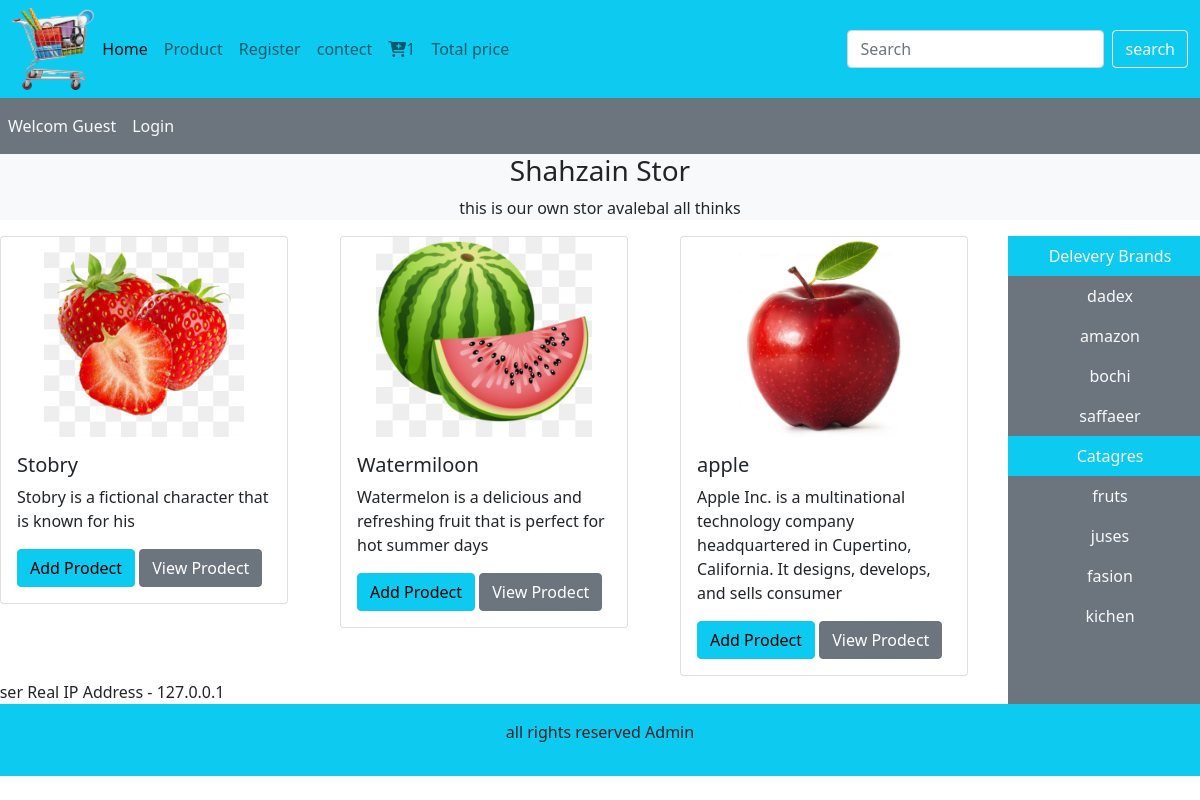
The page / on the database its author committed.
### tables this page shows
CREATE TABLE `insert_product` (
  `product_id` int(11) NOT NULL,
  `product_title` varchar(255) NOT NULL,
  `product_description` varchar(255) NOT NULL,
  `product_keyword` varchar(255) NOT NULL,
  `category_id` varchar(255) NOT NULL,
  `brand_id` varchar(255) NOT NULL,
  `product_image1` varchar(255) NOT NULL,
  `product_image2` varchar(255) NOT NULL,
  `product_image3` varchar(255) NOT NULL,
  `product_price` varchar(255) NOT NULL,
  `date` timestamp NOT NULL DEFAULT current_timestamp() ON UPDATE current_timestamp(),
  `status` varchar(255) NOT NULL
);

CREATE TABLE `brands` (
  `brand_id` int(11) NOT NULL,
  `brand_title` varchar(255) NOT NULL
);

CREATE TABLE `categories` (
  `category_id` int(11) NOT NULL,
  `category_title` varchar(255) NOT NULL
);

### function/common_function.php (the view, shortened to what this page needs)
<?php
include("./include/connect.php");
function getproduct(){
    global $con;
    if(!isset($_GET['category'])){
      if(!isset($_GET['brand'])){
    $select_query="select * from `insert_product` order by rand() LIMIT 0,3";
    $Result_query=mysqli_query($con,$select_query);
     while($row=mysqli_fetch_assoc($Result_query)){
      $product_id=$row['product_id'];
      $product_title=$row['product_title'];
      $product_description=$row['product_description'];
      $product_image1=$row['product_image1'];
      echo "<div class='col-4 mb-1'>
      <div class='card' style='width: 18rem;'>
         <img src='./image/$product_image1' class='card-img-top' alt='...'>
         <div class='card-body'>
           <h5 class='card-title'>$product_title</h5>
           <p class='card-text'>$product_description</p>
           <a href='index.php?add_to_cart=$product_id' class='btn btn-info'>Add Prodect</a>
           <a href='product_detail.php?product_id=$product_id' class='btn btn-secondary'>View Prodect</a>
         </div>
      </div>
   </div>";
     }
    }
  }
}
function getcategories(){
    global $con;
    $select_categories="select * from `categories`";
    $Result_categories=mysqli_query($con,$select_categories);
    while($row_data=mysqli_fetch_assoc($Result_categories)){
    $category_title=$row_data['category_title'];
    $category_id=$row_data['category_id'];
        echo "<li class='nav-item'>
    <a href='index.php?category=$category_id' class='nav-link text-light'>$category_title</a>
    </li>";
  }
}
    function getbrands(){
        global $con;
        $select_brands="select * from `brands`";
        $Result_brands=mysqli_query($con,$select_brands);
        while($row_data=mysqli_fetch_assoc($Result_brands)){
         $brand_title=$row_data['brand_title'];
         $brand_id=$row_data['brand_id'];
         echo "<li class='nav-item'>
         <a href='index.php?brand=$brand_id' class='nav-link text-light'>$brand_title</a>
       </li>";
        }
    }
    function getIPAddress() {
       if(!empty($_SERVER['HTTP_CLIENT_IP'])) {
                  $ip = $_SERVER['HTTP_CLIENT_IP'];
          }
      elseif (!empty($_SERVER['HTTP_X_FORWARDED_FOR'])) {
                  $ip = $_SERVER['HTTP_X_FORWARDED_FOR'];
       }
      else{
               $ip = $_SERVER['REMOTE_ADDR'];
       }
       return $ip;
  }
?>

### index.php (shortened to what this page needs)
<?php
  include("include/connect.php");
  include("./function/common_function.php");
?>
<!DOCTYPE html>
<html lang="en">
<head>
    <link href="https://cdn.jsdelivr.net/npm/bootstrap@5.0.2/dist/css/bootstrap.min.css" rel="stylesheet">
    <link rel="stylesheet" href="https://cdnjs.cloudflare.com/ajax/libs/font-awesome/6.4.2/css/all.min.css" />
    <link rel="stylesheet" href="style.css">
</head>
<body>
<div class="container-fluid p-0">
        <nav class="navbar navbar-expand-lg navbar-light bg-info">
          <div class="container-fluid">
            <img src="image/th.png" alt="" class="logo">
              <div class="collapse navbar-collapse" id="navbarSupportedContent">
                <ul class="navbar-nav me-auto mb-2 mb-lg-0">
                     <li class="nav-item">
                       <a class="nav-link active" aria-current="page" href="index.php">Home</a>
                     </li>
                     <li class="nav-item">
                      <a class="nav-link" href="display_all.php">Product</a>
                     </li>
                     <li class="nav-item">
                       <a class="nav-link" href="#">Register</a>
                     </li>
                      <li class="nav-item">
                       <a class="nav-link" href="#">contect</a>
                      </li>
                    <li class="nav-item">
                       <a class="nav-link" href="#"><i class="fa-solid fa-cart-plus"></i><super>1</super></a>
                    </li>
                    <li class="nav-item">
                       <a class="nav-link" href="#">Total price</a>
                    </li>
                </ul>
                     <form class="d-flex" action="search_product.php" method="get">
                      <input class="form-control me-2" type="search"
                       placeholder="Search" aria-label="Search" name="search_data">
                      <input type="submit" value="search" class="btn btn-outline-light"
                      name="search_data_product">
                     </form>
                  </div>
                 </div>
     </nav>
         <nav class="navbar navbar-expand-lg navbar-light bg-secondary ">
              <ul class="navbar-nav me-auto">
               <li class="nav-item ">
               <a class="nav-link text-light" href="#">Welcom Guest</a>
               </li>
               <li class="nav-item">
               <a class="nav-link text-light" href="#">Login</a>
               </li>
               </ul>
         </nav>
      <div class="bg-light">
          <h3 class="text-center">Shahzain Stor</h3>
         <p class="text-center">this is our own stor avalebal all thinks</p>
      </div>
                  <div class="row" >
                  <div class="col-10">
                  <div class="row">
                           <?php
                           getproduct();
                           $ip = getIPAddress();
                             echo 'User Real IP Address - '.$ip;
                           ?>
                       </div>
                     </div>
                     <div class="col-2 bg-secondary p-0">
                     <ul class="navbar-nav me-auto text-center ">
                       <li class="nav-item bg-info">
                         <a class="nav-link text-light" href="#">Delevery Brands</a>
                       </li>
                       <?php
                       getbrands();
                       ?>
                    </ul>
                     <ul class="navbar-nav me-auto text-center ">
                       <li class="nav-item bg-info">
                         <a class="nav-link text-light" href="#">Catagres</a>
                       </li>
                       <?php
                       getcategories();
                       ?>
                    </ul>
                     </div>
                  </div>
                <?php
                  include("./include/fotter.php");
                ?>
</div>
</body>
</html>

### include/fotter.php
<div class="bg-info p-3 text-center">
                <p>all rights reserved Admin</p>
           </div>

### style.css (style rules this page uses)
* { margin: 0; padding: 0; box-sizing: border-box; }
.logo { width: 7%; height: 7%; object-fit: contain; }
.card-img-top { width: 100%; height: 200px; object-fit: contain; }

### rows shown on the page
insert_product: product_image1 (picture), product_title "Stobry", product_description "Stobry is a fictional character that is known for his"
insert_product: product_image1 (picture), product_title "Watermiloon", product_description "Watermelon is a delicious and refreshing fruit that is perfect for hot summer days"
insert_product: product_image1 (picture), product_title "apple", product_description "Apple Inc. is a multinational technology company headquartered in Cupertino, California. It designs, develops, and sells consumer"
brands: brand_title "dadex"
brands: brand_title "amazon"
brands: brand_title "bochi"
brands: brand_title "saffaeer"
categories: category_title "fruts"
categories: category_title "juses"
categories: category_title "fasion"
categories: category_title "kichen"

### other values the page prints
$ip "127.0.0.1"
